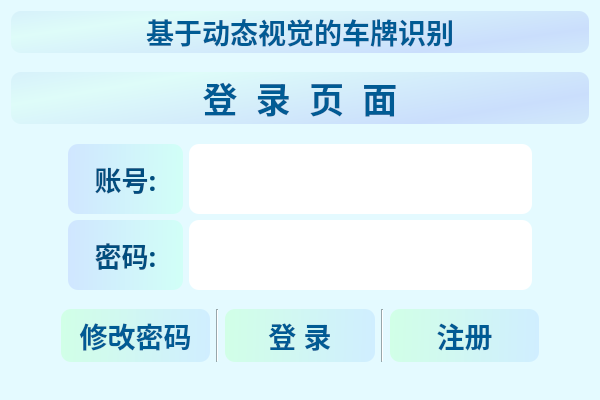
<?xml version="1.0" encoding="UTF-8"?>
<ui version="4.0">
 <class>loginpage</class>
 <widget class="QWidget" name="loginpage">
  <property name="geometry">
   <rect>
    <x>0</x>
    <y>0</y>
    <width>600</width>
    <height>400</height>
   </rect>
  </property>
  <property name="windowTitle">
   <string>Form</string>
  </property>
  <property name="styleSheet">
   <string notr="true">background-color: rgb(228, 250, 255);</string>
  </property>
  <layout class="QVBoxLayout" name="verticalLayout_3" stretch="3,1,0,1,11,1,4,2">
   <item>
    <widget class="QLabel" name="label_5">
     <property name="palette">
      <palette>
       <active>
        <colorrole role="WindowText">
         <brush brushstyle="SolidPattern">
          <color alpha="255">
           <red>0</red>
           <green>91</green>
           <blue>148</blue>
          </color>
         </brush>
        </colorrole>
        <colorrole role="Button">
         <brush brushstyle="LinearGradientPattern">
          <gradient startx="0.199473000000000" starty="0.255000000000000" endx="0.890851000000000" endy="0.619000000000000" type="LinearGradient" spread="ReflectSpread" coordinatemode="ObjectBoundingMode">
           <gradientstop position="0.000000000000000">
            <color alpha="255">
             <red>222</red>
             <green>252</green>
             <blue>249</blue>
            </color>
           </gradientstop>
           <gradientstop position="1.000000000000000">
            <color alpha="255">
             <red>202</red>
             <green>222</green>
             <blue>252</blue>
            </color>
           </gradientstop>
          </gradient>
         </brush>
        </colorrole>
        <colorrole role="Text">
         <brush brushstyle="SolidPattern">
          <color alpha="255">
           <red>0</red>
           <green>91</green>
           <blue>148</blue>
          </color>
         </brush>
        </colorrole>
        <colorrole role="ButtonText">
         <brush brushstyle="SolidPattern">
          <color alpha="255">
           <red>0</red>
           <green>91</green>
           <blue>148</blue>
          </color>
         </brush>
        </colorrole>
        <colorrole role="Base">
         <brush brushstyle="LinearGradientPattern">
          <gradient startx="0.199473000000000" starty="0.255000000000000" endx="0.890851000000000" endy="0.619000000000000" type="LinearGradient" spread="ReflectSpread" coordinatemode="ObjectBoundingMode">
           <gradientstop position="0.000000000000000">
            <color alpha="255">
             <red>222</red>
             <green>252</green>
             <blue>249</blue>
            </color>
           </gradientstop>
           <gradientstop position="1.000000000000000">
            <color alpha="255">
             <red>202</red>
             <green>222</green>
             <blue>252</blue>
            </color>
           </gradientstop>
          </gradient>
         </brush>
        </colorrole>
        <colorrole role="Window">
         <brush brushstyle="LinearGradientPattern">
          <gradient startx="0.199473000000000" starty="0.255000000000000" endx="0.890851000000000" endy="0.619000000000000" type="LinearGradient" spread="ReflectSpread" coordinatemode="ObjectBoundingMode">
           <gradientstop position="0.000000000000000">
            <color alpha="255">
             <red>222</red>
             <green>252</green>
             <blue>249</blue>
            </color>
           </gradientstop>
           <gradientstop position="1.000000000000000">
            <color alpha="255">
             <red>202</red>
             <green>222</green>
             <blue>252</blue>
            </color>
           </gradientstop>
          </gradient>
         </brush>
        </colorrole>
        <colorrole role="PlaceholderText">
         <brush brushstyle="NoBrush">
          <color alpha="128">
           <red>0</red>
           <green>91</green>
           <blue>148</blue>
          </color>
         </brush>
        </colorrole>
       </active>
       <inactive>
        <colorrole role="WindowText">
         <brush brushstyle="SolidPattern">
          <color alpha="255">
           <red>0</red>
           <green>91</green>
           <blue>148</blue>
          </color>
         </brush>
        </colorrole>
        <colorrole role="Button">
         <brush brushstyle="LinearGradientPattern">
          <gradient startx="0.199473000000000" starty="0.255000000000000" endx="0.890851000000000" endy="0.619000000000000" type="LinearGradient" spread="ReflectSpread" coordinatemode="ObjectBoundingMode">
           <gradientstop position="0.000000000000000">
            <color alpha="255">
             <red>222</red>
             <green>252</green>
             <blue>249</blue>
            </color>
           </gradientstop>
           <gradientstop position="1.000000000000000">
            <color alpha="255">
             <red>202</red>
             <green>222</green>
             <blue>252</blue>
            </color>
           </gradientstop>
          </gradient>
         </brush>
        </colorrole>
        <colorrole role="Text">
         <brush brushstyle="SolidPattern">
          <color alpha="255">
           <red>0</red>
           <green>91</green>
           <blue>148</blue>
          </color>
         </brush>
        </colorrole>
        <colorrole role="ButtonText">
         <brush brushstyle="SolidPattern">
          <color alpha="255">
           <red>0</red>
           <green>91</green>
           <blue>148</blue>
          </color>
         </brush>
        </colorrole>
        <colorrole role="Base">
         <brush brushstyle="LinearGradientPattern">
          <gradient startx="0.199473000000000" starty="0.255000000000000" endx="0.890851000000000" endy="0.619000000000000" type="LinearGradient" spread="ReflectSpread" coordinatemode="ObjectBoundingMode">
           <gradientstop position="0.000000000000000">
            <color alpha="255">
             <red>222</red>
             <green>252</green>
             <blue>249</blue>
            </color>
           </gradientstop>
           <gradientstop position="1.000000000000000">
            <color alpha="255">
             <red>202</red>
             <green>222</green>
             <blue>252</blue>
            </color>
           </gradientstop>
          </gradient>
         </brush>
        </colorrole>
        <colorrole role="Window">
         <brush brushstyle="LinearGradientPattern">
          <gradient startx="0.199473000000000" starty="0.255000000000000" endx="0.890851000000000" endy="0.619000000000000" type="LinearGradient" spread="ReflectSpread" coordinatemode="ObjectBoundingMode">
           <gradientstop position="0.000000000000000">
            <color alpha="255">
             <red>222</red>
             <green>252</green>
             <blue>249</blue>
            </color>
           </gradientstop>
           <gradientstop position="1.000000000000000">
            <color alpha="255">
             <red>202</red>
             <green>222</green>
             <blue>252</blue>
            </color>
           </gradientstop>
          </gradient>
         </brush>
        </colorrole>
        <colorrole role="PlaceholderText">
         <brush brushstyle="NoBrush">
          <color alpha="128">
           <red>0</red>
           <green>91</green>
           <blue>148</blue>
          </color>
         </brush>
        </colorrole>
       </inactive>
       <disabled>
        <colorrole role="WindowText">
         <brush brushstyle="SolidPattern">
          <color alpha="255">
           <red>0</red>
           <green>91</green>
           <blue>148</blue>
          </color>
         </brush>
        </colorrole>
        <colorrole role="Button">
         <brush brushstyle="LinearGradientPattern">
          <gradient startx="0.199473000000000" starty="0.255000000000000" endx="0.890851000000000" endy="0.619000000000000" type="LinearGradient" spread="ReflectSpread" coordinatemode="ObjectBoundingMode">
           <gradientstop position="0.000000000000000">
            <color alpha="255">
             <red>222</red>
             <green>252</green>
             <blue>249</blue>
            </color>
           </gradientstop>
           <gradientstop position="1.000000000000000">
            <color alpha="255">
             <red>202</red>
             <green>222</green>
             <blue>252</blue>
            </color>
           </gradientstop>
          </gradient>
         </brush>
        </colorrole>
        <colorrole role="Text">
         <brush brushstyle="SolidPattern">
          <color alpha="255">
           <red>0</red>
           <green>91</green>
           <blue>148</blue>
          </color>
         </brush>
        </colorrole>
        <colorrole role="ButtonText">
         <brush brushstyle="SolidPattern">
          <color alpha="255">
           <red>0</red>
           <green>91</green>
           <blue>148</blue>
          </color>
         </brush>
        </colorrole>
        <colorrole role="Base">
         <brush brushstyle="LinearGradientPattern">
          <gradient startx="0.199473000000000" starty="0.255000000000000" endx="0.890851000000000" endy="0.619000000000000" type="LinearGradient" spread="ReflectSpread" coordinatemode="ObjectBoundingMode">
           <gradientstop position="0.000000000000000">
            <color alpha="255">
             <red>222</red>
             <green>252</green>
             <blue>249</blue>
            </color>
           </gradientstop>
           <gradientstop position="1.000000000000000">
            <color alpha="255">
             <red>202</red>
             <green>222</green>
             <blue>252</blue>
            </color>
           </gradientstop>
          </gradient>
         </brush>
        </colorrole>
        <colorrole role="Window">
         <brush brushstyle="LinearGradientPattern">
          <gradient startx="0.199473000000000" starty="0.255000000000000" endx="0.890851000000000" endy="0.619000000000000" type="LinearGradient" spread="ReflectSpread" coordinatemode="ObjectBoundingMode">
           <gradientstop position="0.000000000000000">
            <color alpha="255">
             <red>222</red>
             <green>252</green>
             <blue>249</blue>
            </color>
           </gradientstop>
           <gradientstop position="1.000000000000000">
            <color alpha="255">
             <red>202</red>
             <green>222</green>
             <blue>252</blue>
            </color>
           </gradientstop>
          </gradient>
         </brush>
        </colorrole>
        <colorrole role="PlaceholderText">
         <brush brushstyle="NoBrush">
          <color alpha="128">
           <red>0</red>
           <green>91</green>
           <blue>148</blue>
          </color>
         </brush>
        </colorrole>
       </disabled>
      </palette>
     </property>
     <property name="font">
      <font>
       <family>楷体</family>
       <pointsize>21</pointsize>
       <weight>75</weight>
       <bold>true</bold>
      </font>
     </property>
     <property name="styleSheet">
      <string notr="true">background-color: qlineargradient(spread:reflect, x1:0.199473, y1:0.255, x2:0.890851, y2:0.619, stop:0 #defcf9, stop:1 #cadefc);border-radius:10px;color:rgb(0, 91, 148)</string>
     </property>
     <property name="text">
      <string>基于动态视觉的车牌识别</string>
     </property>
     <property name="alignment">
      <set>Qt::AlignCenter</set>
     </property>
    </widget>
   </item>
   <item>
    <spacer name="verticalSpacer">
     <property name="orientation">
      <enum>Qt::Vertical</enum>
     </property>
     <property name="sizeHint" stdset="0">
      <size>
       <width>20</width>
       <height>40</height>
      </size>
     </property>
    </spacer>
   </item>
   <item>
    <widget class="QLabel" name="label_6">
     <property name="palette">
      <palette>
       <active>
        <colorrole role="WindowText">
         <brush brushstyle="SolidPattern">
          <color alpha="255">
           <red>0</red>
           <green>91</green>
           <blue>148</blue>
          </color>
         </brush>
        </colorrole>
        <colorrole role="Button">
         <brush brushstyle="LinearGradientPattern">
          <gradient startx="0.199473000000000" starty="0.255000000000000" endx="0.890851000000000" endy="0.619000000000000" type="LinearGradient" spread="ReflectSpread" coordinatemode="ObjectBoundingMode">
           <gradientstop position="0.000000000000000">
            <color alpha="255">
             <red>222</red>
             <green>252</green>
             <blue>249</blue>
            </color>
           </gradientstop>
           <gradientstop position="1.000000000000000">
            <color alpha="255">
             <red>202</red>
             <green>222</green>
             <blue>252</blue>
            </color>
           </gradientstop>
          </gradient>
         </brush>
        </colorrole>
        <colorrole role="Text">
         <brush brushstyle="SolidPattern">
          <color alpha="255">
           <red>0</red>
           <green>91</green>
           <blue>148</blue>
          </color>
         </brush>
        </colorrole>
        <colorrole role="ButtonText">
         <brush brushstyle="SolidPattern">
          <color alpha="255">
           <red>0</red>
           <green>91</green>
           <blue>148</blue>
          </color>
         </brush>
        </colorrole>
        <colorrole role="Base">
         <brush brushstyle="LinearGradientPattern">
          <gradient startx="0.199473000000000" starty="0.255000000000000" endx="0.890851000000000" endy="0.619000000000000" type="LinearGradient" spread="ReflectSpread" coordinatemode="ObjectBoundingMode">
           <gradientstop position="0.000000000000000">
            <color alpha="255">
             <red>222</red>
             <green>252</green>
             <blue>249</blue>
            </color>
           </gradientstop>
           <gradientstop position="1.000000000000000">
            <color alpha="255">
             <red>202</red>
             <green>222</green>
             <blue>252</blue>
            </color>
           </gradientstop>
          </gradient>
         </brush>
        </colorrole>
        <colorrole role="Window">
         <brush brushstyle="LinearGradientPattern">
          <gradient startx="0.199473000000000" starty="0.255000000000000" endx="0.890851000000000" endy="0.619000000000000" type="LinearGradient" spread="ReflectSpread" coordinatemode="ObjectBoundingMode">
           <gradientstop position="0.000000000000000">
            <color alpha="255">
             <red>222</red>
             <green>252</green>
             <blue>249</blue>
            </color>
           </gradientstop>
           <gradientstop position="1.000000000000000">
            <color alpha="255">
             <red>202</red>
             <green>222</green>
             <blue>252</blue>
            </color>
           </gradientstop>
          </gradient>
         </brush>
        </colorrole>
        <colorrole role="PlaceholderText">
         <brush brushstyle="NoBrush">
          <color alpha="128">
           <red>0</red>
           <green>91</green>
           <blue>148</blue>
          </color>
         </brush>
        </colorrole>
       </active>
       <inactive>
        <colorrole role="WindowText">
         <brush brushstyle="SolidPattern">
          <color alpha="255">
           <red>0</red>
           <green>91</green>
           <blue>148</blue>
          </color>
         </brush>
        </colorrole>
        <colorrole role="Button">
         <brush brushstyle="LinearGradientPattern">
          <gradient startx="0.199473000000000" starty="0.255000000000000" endx="0.890851000000000" endy="0.619000000000000" type="LinearGradient" spread="ReflectSpread" coordinatemode="ObjectBoundingMode">
           <gradientstop position="0.000000000000000">
            <color alpha="255">
             <red>222</red>
             <green>252</green>
             <blue>249</blue>
            </color>
           </gradientstop>
           <gradientstop position="1.000000000000000">
            <color alpha="255">
             <red>202</red>
             <green>222</green>
             <blue>252</blue>
            </color>
           </gradientstop>
          </gradient>
         </brush>
        </colorrole>
        <colorrole role="Text">
         <brush brushstyle="SolidPattern">
          <color alpha="255">
           <red>0</red>
           <green>91</green>
           <blue>148</blue>
          </color>
         </brush>
        </colorrole>
        <colorrole role="ButtonText">
         <brush brushstyle="SolidPattern">
          <color alpha="255">
           <red>0</red>
           <green>91</green>
           <blue>148</blue>
          </color>
         </brush>
        </colorrole>
        <colorrole role="Base">
         <brush brushstyle="LinearGradientPattern">
          <gradient startx="0.199473000000000" starty="0.255000000000000" endx="0.890851000000000" endy="0.619000000000000" type="LinearGradient" spread="ReflectSpread" coordinatemode="ObjectBoundingMode">
           <gradientstop position="0.000000000000000">
            <color alpha="255">
             <red>222</red>
             <green>252</green>
             <blue>249</blue>
            </color>
           </gradientstop>
           <gradientstop position="1.000000000000000">
            <color alpha="255">
             <red>202</red>
             <green>222</green>
             <blue>252</blue>
            </color>
           </gradientstop>
          </gradient>
         </brush>
        </colorrole>
        <colorrole role="Window">
         <brush brushstyle="LinearGradientPattern">
          <gradient startx="0.199473000000000" starty="0.255000000000000" endx="0.890851000000000" endy="0.619000000000000" type="LinearGradient" spread="ReflectSpread" coordinatemode="ObjectBoundingMode">
           <gradientstop position="0.000000000000000">
            <color alpha="255">
             <red>222</red>
             <green>252</green>
             <blue>249</blue>
            </color>
           </gradientstop>
           <gradientstop position="1.000000000000000">
            <color alpha="255">
             <red>202</red>
             <green>222</green>
             <blue>252</blue>
            </color>
           </gradientstop>
          </gradient>
         </brush>
        </colorrole>
        <colorrole role="PlaceholderText">
         <brush brushstyle="NoBrush">
          <color alpha="128">
           <red>0</red>
           <green>91</green>
           <blue>148</blue>
          </color>
         </brush>
        </colorrole>
       </inactive>
       <disabled>
        <colorrole role="WindowText">
         <brush brushstyle="SolidPattern">
          <color alpha="255">
           <red>0</red>
           <green>91</green>
           <blue>148</blue>
          </color>
         </brush>
        </colorrole>
        <colorrole role="Button">
         <brush brushstyle="LinearGradientPattern">
          <gradient startx="0.199473000000000" starty="0.255000000000000" endx="0.890851000000000" endy="0.619000000000000" type="LinearGradient" spread="ReflectSpread" coordinatemode="ObjectBoundingMode">
           <gradientstop position="0.000000000000000">
            <color alpha="255">
             <red>222</red>
             <green>252</green>
             <blue>249</blue>
            </color>
           </gradientstop>
           <gradientstop position="1.000000000000000">
            <color alpha="255">
             <red>202</red>
             <green>222</green>
             <blue>252</blue>
            </color>
           </gradientstop>
          </gradient>
         </brush>
        </colorrole>
        <colorrole role="Text">
         <brush brushstyle="SolidPattern">
          <color alpha="255">
           <red>0</red>
           <green>91</green>
           <blue>148</blue>
          </color>
         </brush>
        </colorrole>
        <colorrole role="ButtonText">
         <brush brushstyle="SolidPattern">
          <color alpha="255">
           <red>0</red>
           <green>91</green>
           <blue>148</blue>
          </color>
         </brush>
        </colorrole>
        <colorrole role="Base">
         <brush brushstyle="LinearGradientPattern">
          <gradient startx="0.199473000000000" starty="0.255000000000000" endx="0.890851000000000" endy="0.619000000000000" type="LinearGradient" spread="ReflectSpread" coordinatemode="ObjectBoundingMode">
           <gradientstop position="0.000000000000000">
            <color alpha="255">
             <red>222</red>
             <green>252</green>
             <blue>249</blue>
            </color>
           </gradientstop>
           <gradientstop position="1.000000000000000">
            <color alpha="255">
             <red>202</red>
             <green>222</green>
             <blue>252</blue>
            </color>
           </gradientstop>
          </gradient>
         </brush>
        </colorrole>
        <colorrole role="Window">
         <brush brushstyle="LinearGradientPattern">
          <gradient startx="0.199473000000000" starty="0.255000000000000" endx="0.890851000000000" endy="0.619000000000000" type="LinearGradient" spread="ReflectSpread" coordinatemode="ObjectBoundingMode">
           <gradientstop position="0.000000000000000">
            <color alpha="255">
             <red>222</red>
             <green>252</green>
             <blue>249</blue>
            </color>
           </gradientstop>
           <gradientstop position="1.000000000000000">
            <color alpha="255">
             <red>202</red>
             <green>222</green>
             <blue>252</blue>
            </color>
           </gradientstop>
          </gradient>
         </brush>
        </colorrole>
        <colorrole role="PlaceholderText">
         <brush brushstyle="NoBrush">
          <color alpha="128">
           <red>0</red>
           <green>91</green>
           <blue>148</blue>
          </color>
         </brush>
        </colorrole>
       </disabled>
      </palette>
     </property>
     <property name="font">
      <font>
       <family>楷体</family>
       <pointsize>26</pointsize>
       <weight>75</weight>
       <bold>true</bold>
      </font>
     </property>
     <property name="styleSheet">
      <string notr="true">background-color: qlineargradient(spread:reflect, x1:0.199473, y1:0.255, x2:0.890851, y2:0.619, stop:0 #defcf9, stop:1 #cadefc);border-radius:10px;color:rgb(0, 91, 148)</string>
     </property>
     <property name="text">
      <string>登  录  页  面</string>
     </property>
     <property name="alignment">
      <set>Qt::AlignCenter</set>
     </property>
    </widget>
   </item>
   <item>
    <spacer name="verticalSpacer_3">
     <property name="orientation">
      <enum>Qt::Vertical</enum>
     </property>
     <property name="sizeHint" stdset="0">
      <size>
       <width>20</width>
       <height>40</height>
      </size>
     </property>
    </spacer>
   </item>
   <item>
    <layout class="QHBoxLayout" name="horizontalLayout" stretch="1,2,6,1">
     <item>
      <spacer name="horizontalSpacer_4">
       <property name="orientation">
        <enum>Qt::Horizontal</enum>
       </property>
       <property name="sizeHint" stdset="0">
        <size>
         <width>40</width>
         <height>20</height>
        </size>
       </property>
      </spacer>
     </item>
     <item>
      <layout class="QVBoxLayout" name="verticalLayout_2">
       <item>
        <widget class="QLabel" name="label_3">
         <property name="font">
          <font>
           <family>楷体</family>
           <pointsize>20</pointsize>
           <weight>75</weight>
           <bold>true</bold>
          </font>
         </property>
         <property name="styleSheet">
          <string notr="true">border-radius:10px;color:rgb(0, 78, 127);background-color: qlineargradient(spread:pad, x1:0, y1:0.511, x2:1, y2:0.523, stop:0  #D0E6FF, stop:1#D1FFF7);</string>
         </property>
         <property name="text">
          <string>账号:</string>
         </property>
         <property name="alignment">
          <set>Qt::AlignCenter</set>
         </property>
        </widget>
       </item>
       <item>
        <widget class="QLabel" name="label_4">
         <property name="font">
          <font>
           <family>楷体</family>
           <pointsize>20</pointsize>
           <weight>75</weight>
           <bold>true</bold>
          </font>
         </property>
         <property name="styleSheet">
          <string notr="true">border-radius:10px;color:rgb(0, 78, 127);background-color: qlineargradient(spread:pad, x1:0, y1:0.511, x2:1, y2:0.523, stop:0  #D0E6FF, stop:1#D1FFF7);</string>
         </property>
         <property name="text">
          <string>密码:</string>
         </property>
         <property name="alignment">
          <set>Qt::AlignCenter</set>
         </property>
        </widget>
       </item>
      </layout>
     </item>
     <item>
      <layout class="QVBoxLayout" name="verticalLayout">
       <item>
        <widget class="QLineEdit" name="account">
         <property name="sizePolicy">
          <sizepolicy hsizetype="Expanding" vsizetype="Ignored">
           <horstretch>0</horstretch>
           <verstretch>0</verstretch>
          </sizepolicy>
         </property>
         <property name="font">
          <font>
           <family>楷体</family>
           <pointsize>17</pointsize>
          </font>
         </property>
         <property name="styleSheet">
          <string notr="true">background-color: rgb(255, 255, 255);border-radius:10px</string>
         </property>
        </widget>
       </item>
       <item>
        <widget class="QLineEdit" name="password">
         <property name="sizePolicy">
          <sizepolicy hsizetype="Expanding" vsizetype="Ignored">
           <horstretch>0</horstretch>
           <verstretch>0</verstretch>
          </sizepolicy>
         </property>
         <property name="font">
          <font>
           <family>楷体</family>
           <pointsize>17</pointsize>
          </font>
         </property>
         <property name="styleSheet">
          <string notr="true">background-color: rgb(255, 255, 255);border-radius:10px</string>
         </property>
        </widget>
       </item>
      </layout>
     </item>
     <item>
      <spacer name="horizontalSpacer_5">
       <property name="orientation">
        <enum>Qt::Horizontal</enum>
       </property>
       <property name="sizeHint" stdset="0">
        <size>
         <width>40</width>
         <height>20</height>
        </size>
       </property>
      </spacer>
     </item>
    </layout>
   </item>
   <item>
    <spacer name="verticalSpacer_2">
     <property name="orientation">
      <enum>Qt::Vertical</enum>
     </property>
     <property name="sizeHint" stdset="0">
      <size>
       <width>20</width>
       <height>40</height>
      </size>
     </property>
    </spacer>
   </item>
   <item>
    <layout class="QHBoxLayout" name="horizontalLayout_2" stretch="1,3,1,3,1,3,1">
     <item>
      <spacer name="horizontalSpacer_2">
       <property name="orientation">
        <enum>Qt::Horizontal</enum>
       </property>
       <property name="sizeHint" stdset="0">
        <size>
         <width>40</width>
         <height>20</height>
        </size>
       </property>
      </spacer>
     </item>
     <item>
      <widget class="QPushButton" name="change">
       <property name="sizePolicy">
        <sizepolicy hsizetype="Ignored" vsizetype="Ignored">
         <horstretch>0</horstretch>
         <verstretch>0</verstretch>
        </sizepolicy>
       </property>
       <property name="font">
        <font>
         <family>楷体</family>
         <pointsize>21</pointsize>
         <weight>75</weight>
         <bold>true</bold>
        </font>
       </property>
       <property name="styleSheet">
        <string notr="true">border-radius:10px;color:rgb(0, 91, 148);background-color: qlineargradient(spread:pad, x1:0, y1:0.511, x2:1, y2:0.523, stop:0 #D1FFE7, stop:1 #D0EEFF);</string>
       </property>
       <property name="text">
        <string>修改密码</string>
       </property>
      </widget>
     </item>
     <item>
      <widget class="Line" name="line">
       <property name="orientation">
        <enum>Qt::Vertical</enum>
       </property>
      </widget>
     </item>
     <item>
      <widget class="QPushButton" name="login">
       <property name="sizePolicy">
        <sizepolicy hsizetype="Minimum" vsizetype="Ignored">
         <horstretch>0</horstretch>
         <verstretch>0</verstretch>
        </sizepolicy>
       </property>
       <property name="font">
        <font>
         <family>楷体</family>
         <pointsize>21</pointsize>
         <weight>75</weight>
         <bold>true</bold>
        </font>
       </property>
       <property name="styleSheet">
        <string notr="true">border-radius:10px;color:rgb(0, 91, 148);background-color: qlineargradient(spread:pad, x1:0, y1:0.511, x2:1, y2:0.523, stop:0 #D1FFE7, stop:1 #D0EEFF);</string>
       </property>
       <property name="text">
        <string>登 录</string>
       </property>
      </widget>
     </item>
     <item>
      <widget class="Line" name="line_2">
       <property name="orientation">
        <enum>Qt::Vertical</enum>
       </property>
      </widget>
     </item>
     <item>
      <widget class="QPushButton" name="registered">
       <property name="sizePolicy">
        <sizepolicy hsizetype="Ignored" vsizetype="Ignored">
         <horstretch>0</horstretch>
         <verstretch>0</verstretch>
        </sizepolicy>
       </property>
       <property name="font">
        <font>
         <family>楷体</family>
         <pointsize>21</pointsize>
         <weight>75</weight>
         <bold>true</bold>
        </font>
       </property>
       <property name="styleSheet">
        <string notr="true">border-radius:10px;color:rgb(0, 91, 148);background-color: qlineargradient(spread:pad, x1:0, y1:0.511, x2:1, y2:0.523, stop:0 #D1FFE7, stop:1 #D0EEFF);</string>
       </property>
       <property name="text">
        <string>注册</string>
       </property>
      </widget>
     </item>
     <item>
      <spacer name="horizontalSpacer_6">
       <property name="orientation">
        <enum>Qt::Horizontal</enum>
       </property>
       <property name="sizeHint" stdset="0">
        <size>
         <width>40</width>
         <height>20</height>
        </size>
       </property>
      </spacer>
     </item>
    </layout>
   </item>
   <item>
    <spacer name="verticalSpacer_4">
     <property name="orientation">
      <enum>Qt::Vertical</enum>
     </property>
     <property name="sizeHint" stdset="0">
      <size>
       <width>20</width>
       <height>40</height>
      </size>
     </property>
    </spacer>
   </item>
  </layout>
 </widget>
 <resources/>
 <connections/>
</ui>
